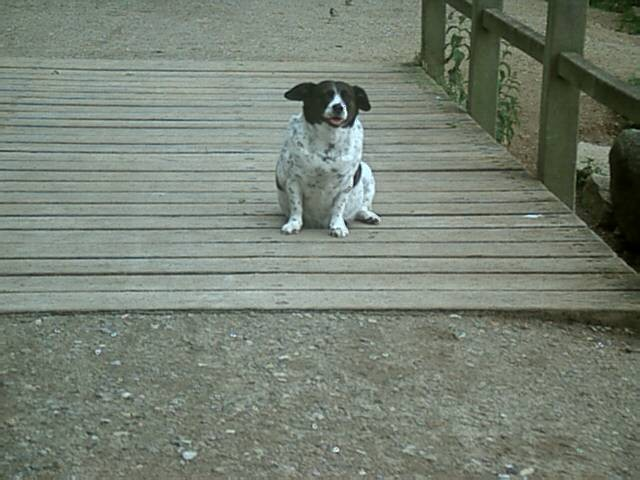
#> input picture project/design_points/04_float_pipelined_5x5/UPLOAD_FILES/dog.jpg, 640 x 480 px
$ jupyter execute --allow-errors conv2d_lab.ipynb
#> lines starting #> are read from the running program, lines starting #| are printed output that depends on the picture
# Lab: 2D Convolution -- 5x5 AXI-Stream & AXI-Lite
This notebook demonstrates how to interface with an HLS 2D Convolution IP configured for a 5x5 kernel.
1. **AXI-Stream** via DMA for high-speed image data transfer.
2. **AXI-Lite** for scalar registers (`rows`, `cols`).
3. **AXI-Lite Memory Map** for passing a 5x5 `kernel` array (25 elements).

## 1. Load Overlay

[cell 1]
import time
import struct
import numpy as np
import matplotlib.pyplot as plt
from pynq import Overlay, allocate
from scipy.signal import convolve2d

#> (the rest of this cell did not finish here and is left out)

## 2. Prepare Test Image & Kernel

We will generate a simple synthetic image and use a standard 3x3 Edge Detection kernel.
**Note:** `MAX_WIDTH` is set to 64 in the HLS code, so `cols` must be $\le$ 64.

[cell 2]
from PIL import Image
import numpy as np

ROWS = 64
COLS = 64

# 1. Load the image file (replace 'your_image.jpg' with your actual file path)
img = Image.open("dog.jpg")
#> img is the input picture: PIL image 640x480 RGB; mean R, G, B 118.4, 127.9, 115.6

# 2. Convert the image to grayscale ('L' stands for luminous/grayscale)
img_gray = img.convert('L')

# 3. Resize the image to 64x64 to match the MAX_WIDTH constraint of your HLS IP
img_resized = img_gray.resize((COLS, ROWS))
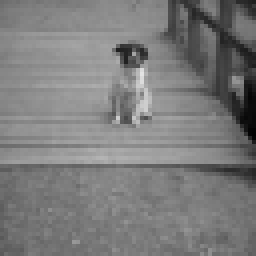
#> img_resized: PIL image 64x64 L (shown 4 times larger); min 2, max 227, mean 123.7

# 4. Convert to a numpy array and cast to float32
# Dividing by 255.0 normalizes the pixel values to a range between 0.0 and 1.0,
# which matches the format of your previous synthetic image.
image_in = np.array(img_resized, dtype=np.float32) / 255.0

# 3x3 Edge Detection Kernel
# 5x5 Gaussian Blur Kernel Example
kernel_5x5 = np.array([
    [1,  4,  6,  4, 1],
    [4, 16, 24, 16, 4],
    [6, 24, 36, 24, 6],
    [4, 16, 24, 16, 4],
    [1,  4,  6,  4, 1]
], dtype=np.float32) / 256.0

print(f"Image size: {ROWS}x{COLS}, Kernel:\n{kernel_5x5}")

#> (the rest of this cell did not finish here and is left out)

## 3. Configure IP (AXI-Lite)
For the 5x5 kernel, we write 25 elements sequentially starting from `KERNEL_BASE` (0x40).
Each floating-point value is packed into a 32-bit uint before writing.

[cell 3]
CTRL_REG     = 0x00
ROWS_OFFSET  = 0x10
COLS_OFFSET  = 0x18
KERNEL_BASE  = 0x40 # FIXED: Updated to 0x40 based on the .hwh file

def float_to_uint(f):
    return struct.unpack('<I', struct.pack('<f', f))[0]

# 1. Write dimensions
#> (the rest of this cell did not finish here and is left out)

## 4. Execute DMA Transfer

Data path: PS $\rightarrow$ DMA TX $\rightarrow$ conv2d IP $\rightarrow$ DMA RX $\rightarrow$ PS

#> (a cell that did not finish here is left out)

## 5. Verification & Visualization
A 5x5 kernel without padding results in a 2-pixel invalid border on all sides (unlike the 1-pixel border of a 3x3 kernel).
We must crop `[2:-2, 2:-2]` to compare the valid hardware output against the software golden model.

[cell 5]
# Golden software model
image_out_sw = convolve2d(image_in, kernel_5x5, mode='same', boundary='fill', fillvalue=0)
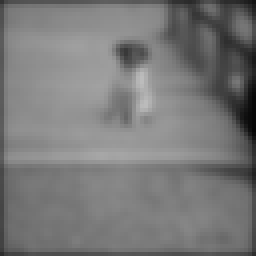
#> image_out_sw: shape (64, 64) float32 (shown 4 times larger); min 0.0231, max 0.741, mean 0.476

# For 5x5, the border of (5-1)/2 = 2 pixels is invalid
#> (the rest of this cell did not finish here and is left out)
